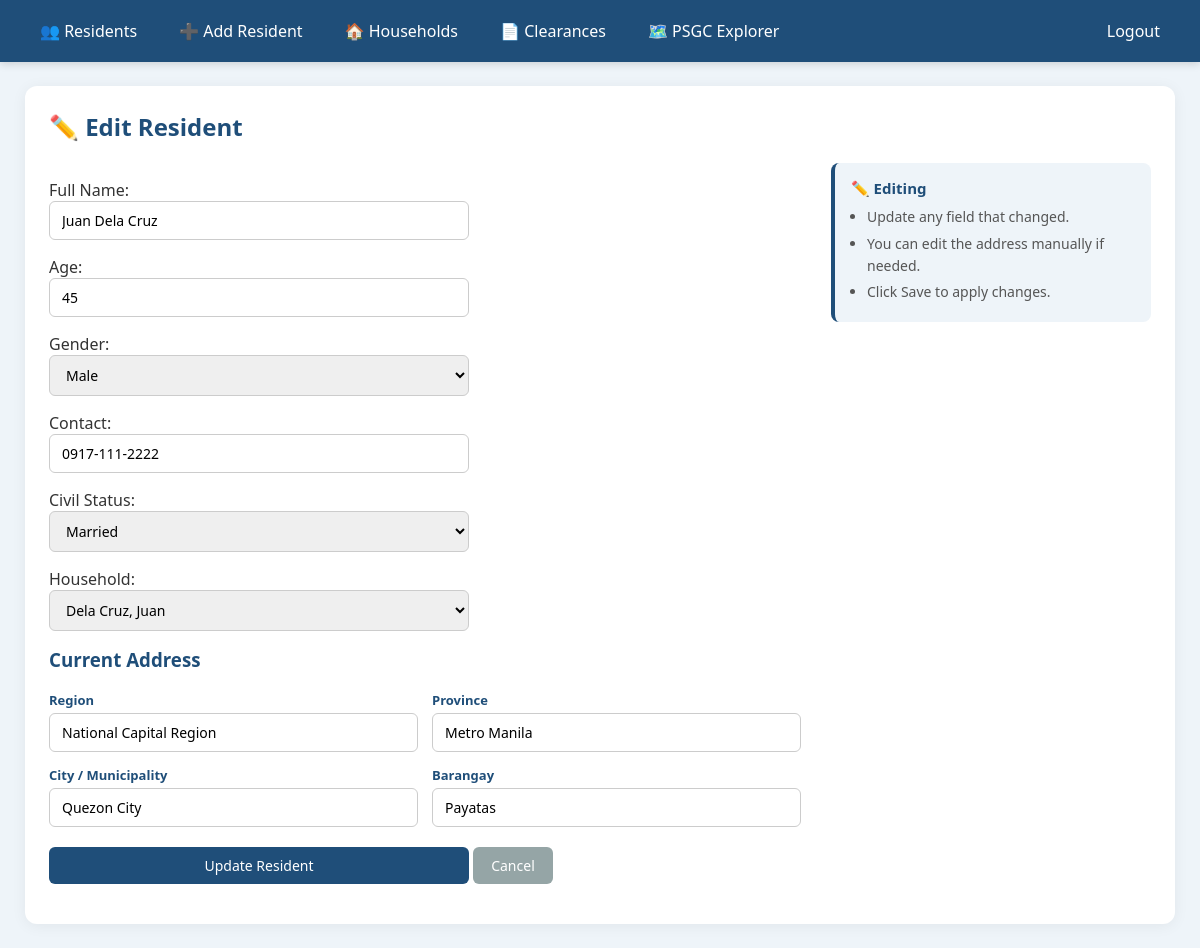
/edit.php?resident_id=1 (signed in), run on the app's committed database.
### tables this page shows
CREATE TABLE residents (
    resident_id  INT AUTO_INCREMENT PRIMARY KEY,
    full_name    VARCHAR(150) NOT NULL,
    age          INT NOT NULL,
    gender       ENUM('Male','Female','Other') NOT NULL,
    contact      VARCHAR(30),
    civil_status ENUM('Single','Married','Widowed','Separated') DEFAULT 'Single',
    household_id INT,
    region       VARCHAR(100),
    province     VARCHAR(100),
    citymun      VARCHAR(100),
    barangay     VARCHAR(100),
    FOREIGN KEY (household_id) REFERENCES households(household_id) ON DELETE SET NULL
);

CREATE TABLE households (
    household_id   INT AUTO_INCREMENT PRIMARY KEY,
    household_head VARCHAR(150) NOT NULL,
    member_count   INT DEFAULT 1,
    contact        VARCHAR(30),
    region         VARCHAR(100),
    province       VARCHAR(100),
    citymun        VARCHAR(100),
    barangay       VARCHAR(100)
);

### resident_functions.php (called while the page is built, shortened)
<?php
function getResidentById($pdo, $resident_id){
    $stmt = $pdo->prepare("SELECT * FROM residents WHERE resident_id = :id");
    $stmt->execute([':id' => $resident_id]);
    return $stmt->fetch(PDO::FETCH_ASSOC);
}
function getAllHouseholds($pdo){
    return $pdo->query("SELECT * FROM households ORDER BY household_head")->fetchAll(PDO::FETCH_ASSOC);
}
?>

### edit.php (the view, shortened to what this page needs)
<?php
require_once "pdo.php";
require_once "resident_functions.php";
require_once "header.php";
$resident_id = $_GET['resident_id'] ?? 0;
$r = getResidentById($pdo, $resident_id);
$households = getAllHouseholds($pdo);
?>
<h2>✏️ Edit Resident</h2>
<div class="form-layout">
    <div class="form-main">
        <form method="post" action="resident_action.php"
              onsubmit="return confirm('Update this record?')">
            <p>Full Name:<br>
                <input type="text" name="full_name"
                       value="<?= htmlspecialchars($r['full_name']) ?>" required>
            </p>
            <p>Age:<br>
                <input type="number" name="age" min="0" max="120"
                       value="<?= htmlspecialchars($r['age']) ?>" required>
            </p>
            <p>Gender:<br>
                <select name="gender" required>
                    <?php foreach (['Male','Female','Other'] as $g): ?>
                        <option <?= $r['gender']==$g?'selected':'' ?>><?= $g ?></option>
                    <?php endforeach; ?>
                </select>
            </p>
            <p>Contact:<br>
                <input type="text" name="contact"
                       value="<?= htmlspecialchars($r['contact']) ?>">
            </p>
            <p>Civil Status:<br>
                <select name="civil_status" required>
                    <?php foreach (['Single','Married','Widowed','Separated'] as $cs): ?>
                        <option <?= $r['civil_status']==$cs?'selected':'' ?>><?= $cs ?></option>
                    <?php endforeach; ?>
                </select>
            </p>
            <p>Household:<br>
                <select name="household_id">
                    <?php foreach ($households as $h): ?>
                        <option value="<?= $h['household_id'] ?>"
                            <?= $h['household_id']==$r['household_id']?'selected':'' ?>>
                            <?= htmlspecialchars($h['household_head']) ?>
                        </option>
                    <?php endforeach; ?>
                </select>
            </p>
            <h3>Current Address</h3>
            <div class="addr-grid">
                <div>
                    <label>Region</label>
                    <input type="text" name="region" value="<?= htmlspecialchars($r['region']) ?>">
                </div>
                <div>
                    <label>Province</label>
                    <input type="text" name="province" value="<?= htmlspecialchars($r['province']) ?>">
                </div>
                <div>
                    <label>City / Municipality</label>
                    <input type="text" name="citymun" value="<?= htmlspecialchars($r['citymun']) ?>">
                </div>
                <div>
                    <label>Barangay</label>
                    <input type="text" name="barangay" value="<?= htmlspecialchars($r['barangay']) ?>">
                </div>
            </div>
            <p style="margin-top:20px;">
                <input type="submit" name="update" value="Update Resident" class="edit-button">
                <a href="index.php" class="btn cancel-button">Cancel</a>
            </p>
        </form>
    </div>
    <div class="form-side">
        <div class="tip-box">
            <strong>✏️ Editing</strong>
            <ul>
                <li>Update any field that changed.</li>
                <li>You can edit the address manually if needed.</li>
                <li>Click Save to apply changes.</li>
            </ul>
        </div>
    </div>
</div>
<?php require_once "footer.php"; ?>

### css/style.css (style rules this page uses)
* { box-sizing: border-box; }
body { font-family: 'Segoe UI', Tahoma, Arial, sans-serif; background: #eef4f9; margin: 0; color: #333; }
h1, h2, h3 { color: #1f4e79; margin-top: 0; }
input, select, textarea { padding: 9px 12px; border: 1px solid #ccc; border-radius: 6px; width: 100%; max-width: 420px; font-size: 14px; font-family: inherit; }
button, .btn, input[type=submit] { padding: 9px 18px; border: none; border-radius: 6px; cursor: pointer; background: #1f4e79; color: #fff; text-decoration: none; display: inline-block; font-size: 14px; font-weight: 500; transition: opacity .2s; }
.edit-button { background: #f39c12; }
.cancel-button { background: #95a5a6; }
.addr-grid { display: grid; grid-template-columns: repeat(auto-fit, minmax(260px, 1fr)); gap: 14px; margin: 12px 0; }
.addr-grid label { display: block; font-weight: 600; font-size: 13px; color: #1f4e79; margin-bottom: 4px; }
.form-layout { display: grid; grid-template-columns: 1fr 320px; gap: 30px; align-items: start; }
.form-side { position: sticky; top: 20px; }
.tip-box { background: #eef4f9; border-left: 4px solid #1f4e79; padding: 14px 16px; border-radius: 8px; font-size: 14px; margin-bottom: 16px; color: #555; line-height: 1.55; }
.tip-box strong { display: block; margin-bottom: 6px; color: #1f4e79; font-size: 15px; }
.tip-box ul { margin: 6px 0 0 16px; padding: 0; }
.tip-box li { margin-bottom: 5px; }

### data on the page
residents: full_name "Juan Dela Cruz", age "45", gender "Male", contact "0917-111-2222", civil_status "Married", household_id "Dela Cruz, Juan", region "National Capital Region", province "Metro Manila", citymun "Quezon City", barangay "Payatas"
